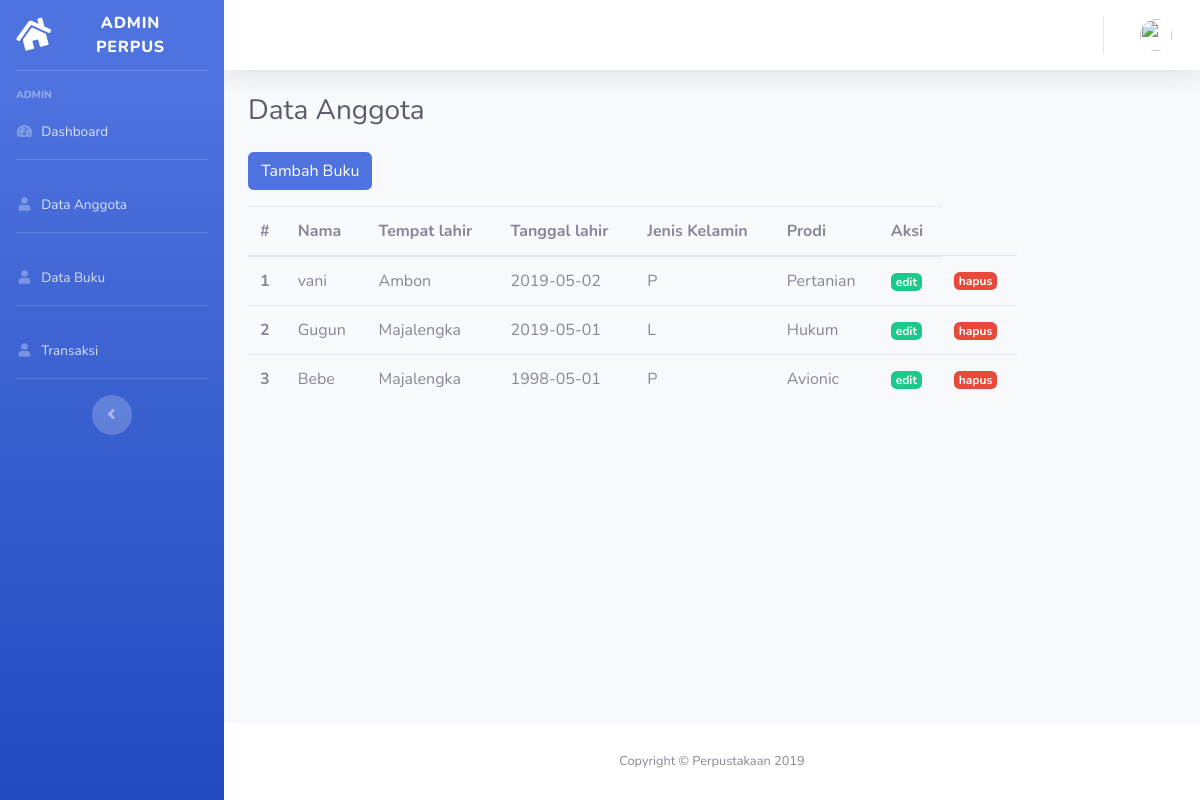
Before: /index.php/admin/anggota with the older database file.
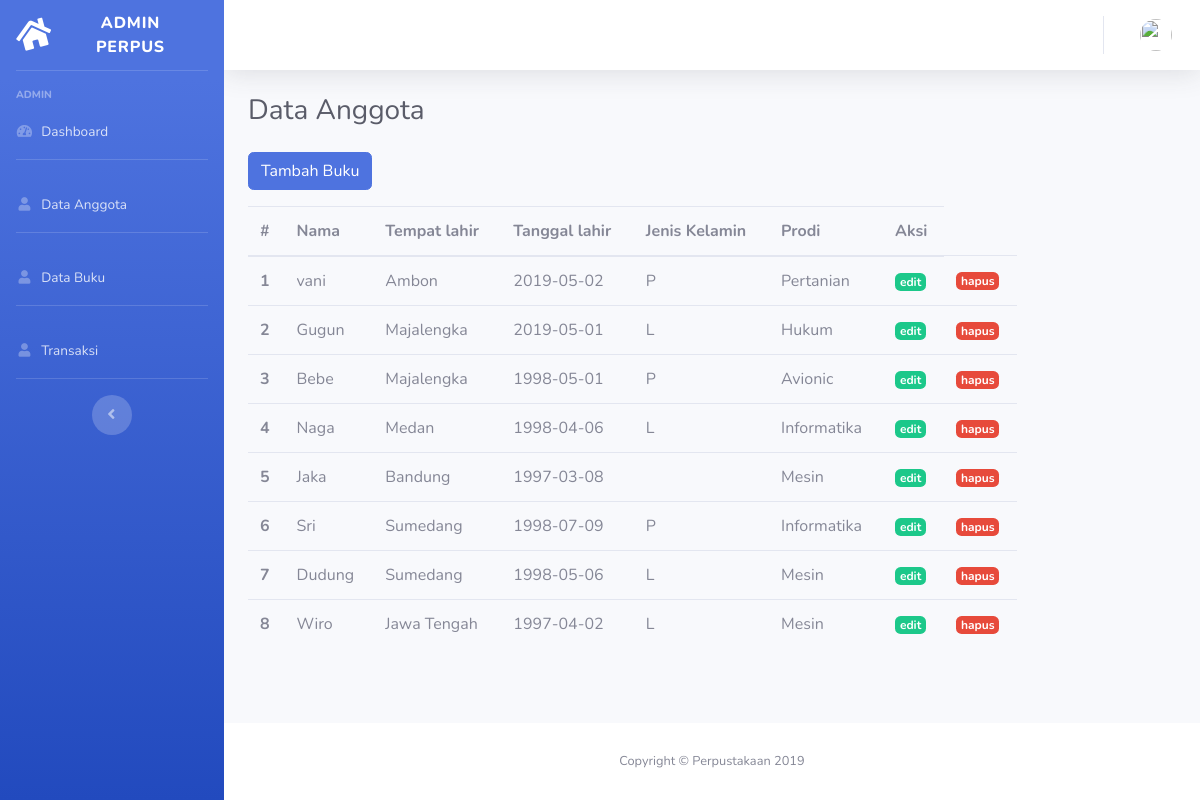
After: the same page with the newer database file.
### tables this page shows
CREATE TABLE `anggota` (
  `nim` int(11) NOT NULL,
  `nama` varchar(250) NOT NULL,
  `tempat_lahir` varchar(200) NOT NULL,
  `tgl_lahir` date NOT NULL,
  `jk` enum('L','P') NOT NULL COMMENT 'jenis kelamin',
  `prodi` varchar(200) NOT NULL
);

### application/controllers/Admin.php (called while the page is built, shortened)
<?php
class Admin extends CI_Controller
{
    public function anggota()
    {
        $data['title'] = 'Data Anggota';
        $data['user'] = $this->db->get_where('user', ['email' => $this->session->userdata('email')])->row_array();
        $data['anggota'] = $this->db->get('anggota')->result_array();
        $this->form_validation->set_rules('nama', 'Nama', 'required');
        $this->form_validation->set_rules('tempat', 'Tempat lahir', 'required');
        $this->form_validation->set_rules('tanggal', 'Tanggal lahir', 'required');
        $this->form_validation->set_rules('jenis', 'Jenis kelamin', 'required');
        $this->form_validation->set_rules('prodi', 'Prodi', 'required');
        if ($this->form_validation->run() == false) {
            $this->load->view('templates/header', $data);
            $this->load->view('templates/sidebar', $data);
            $this->load->view('templates/topbar', $data);
            $this->load->view('admin/anggota', $data);
            $this->load->view('templates/footer');
        }
    }
}

### index.php (called while the page is built, shortened)
<?php
require_once BASEPATH.'core/CodeIgniter.php';

### application/views/admin/anggota.php (the view, shortened to what this page needs)
<div class="container-fluid">
    <h1 class="h3 mb-4 text-gray-800"><?= $title; ?></h1>
    <div class="row">
        <div class="col-lg-10">
            <a href="" class="btn btn-primary mb-3" data-toggle="modal" data-target="#tambahAnggotaModal">Tambah Buku</a>
            <table class="table table-hover">
                <thead>
                    <tr>
                        <th scope="col">#</th>
                        <th scope="col">Nama</th>
                        <th scope="col">Tempat lahir</th>
                        <th scope="col">Tanggal lahir</th>
                        <th scope="col">Jenis Kelamin</th>
                        <th scope="col">Prodi</th>
                        <th scope="col">Aksi</th>
                    </tr>
                </thead>
                <tbody>
                    <?php $i = 1; ?>
                    <?php foreach ($anggota as $a) : ?>
                        <tr>
                            <th scope="row"><?= $i; ?></th>
                            <td><?= $a['nama']; ?></td>
                            <td><?= $a['tempat_lahir']; ?></td>
                            <td><?= $a['tgl_lahir']; ?></td>
                            <td><?= $a['jk']; ?></td>
                            <td><?= $a['prodi']; ?></td>
                            <td><a href="" class="badge badge-success">edit</a></td>
                            <td><a href="" class="badge badge-danger">hapus</a></td>
                        </tr>
                        <?php $i++; ?>
                    <?php endforeach; ?>
                </tbody>
            </table>
        </div>
    </div>
</div>
</div>

### application/views/templates/header.php (shortened to what this page needs)
<!DOCTYPE html>
<html lang="en">
<head>
    <link href="<?= base_url('assets/'); ?>vendor/fontawesome-free/css/all.min.css" rel="stylesheet" type="text/css">
    <link href="<?= base_url('assets/'); ?>css/sb-admin-2.min.css" rel="stylesheet">
</head>
<body id="page-top">
    <div id="wrapper">

### application/views/templates/sidebar.php
<ul class="navbar-nav bg-gradient-primary sidebar sidebar-dark accordion" id="accordionSidebar">
    <a class="sidebar-brand d-flex align-items-center justify-content-center" href="index.html">
        <div class="sidebar-brand-icon rotate-n-15">
            <i class="fas fa-home"></i>
        </div>
        <div class="sidebar-brand-text mx-3">Admin Perpus</div>
    </a>
    <hr class="sidebar-divider ">
    <div class="sidebar-heading">
        Admin
    </div>
    <li class="nav-item">
        <a class="nav-link" href="index.html">
            <i class="fas fa-fw fa-tachometer-alt"></i>
            <span>Dashboard</span></a>
    </li>
    <hr class="sidebar-divider">
    <li class="nav-item">
        <a class="nav-link" href="<?= base_url('admin/anggota'); ?>">
            <i class="fas fa-fw fa-user"></i>
            <span>Data Anggota</span></a>
    </li>
    <hr class="sidebar-divider">
    <li class="nav-item">
        <a class="nav-link" href="<?= base_url('admin/buku'); ?>">
            <i class="fas fa-fw fa-user"></i>
            <span>Data Buku</span></a>
    </li>
    <hr class="sidebar-divider">
    <li class="nav-item">
        <a class="nav-link" href="charts.html">
            <i class="fas fa-fw fa-user"></i>
            <span>Transaksi</span></a>
    </li>
    <hr class="sidebar-divider d-none d-md-block">
    <div class="text-center d-none d-md-inline">
        <button class="rounded-circle border-0" id="sidebarToggle"></button>
    </div>
</ul>

### application/views/templates/topbar.php (shortened to what this page needs)
<div id="content-wrapper" class="d-flex flex-column">
    <div id="content">
        <nav class="navbar navbar-expand navbar-light bg-white topbar mb-4 static-top shadow">
            <ul class="navbar-nav ml-auto">
                <li class="nav-item dropdown no-arrow">
                    <a class="nav-link dropdown-toggle" href="#" id="userDropdown" role="button" data-toggle="dropdown" aria-haspopup="true" aria-expanded="false">
                        <img class="img-profile rounded-circle" src="<?= base_url('assets/img/profile/') . $user['image']; ?>">
                    </a>
                </li>
            </ul>
        </nav>

### application/views/templates/footer.php (shortened to what this page needs)
<footer class="sticky-footer bg-white">
    <div class="container my-auto">
        <div class="copyright text-center my-auto">
            <span>Copyright &copy; Perpustakaan <?= date('Y'); ?></span>
        </div>
    </div>
</footer>
</div>
</div>
</body>
</html>

Changed rows visible on the page:
added anggota: nama "Naga", tempat_lahir "Medan", tgl_lahir "1998-04-06", jk "L", prodi "Informatika"
added anggota: nama "Jaka", tempat_lahir "Bandung", tgl_lahir "1997-03-08", prodi "Mesin"
added anggota: nama "Sri", tempat_lahir "Sumedang", tgl_lahir "1998-07-09", jk "P", prodi "Informatika"
added anggota: nama "Dudung", tempat_lahir "Sumedang", tgl_lahir "1998-05-06", jk "L", prodi "Mesin"
added anggota: nama "Wiro", tempat_lahir "Jawa Tengah", tgl_lahir "1997-04-02", jk "L", prodi "Mesin"
